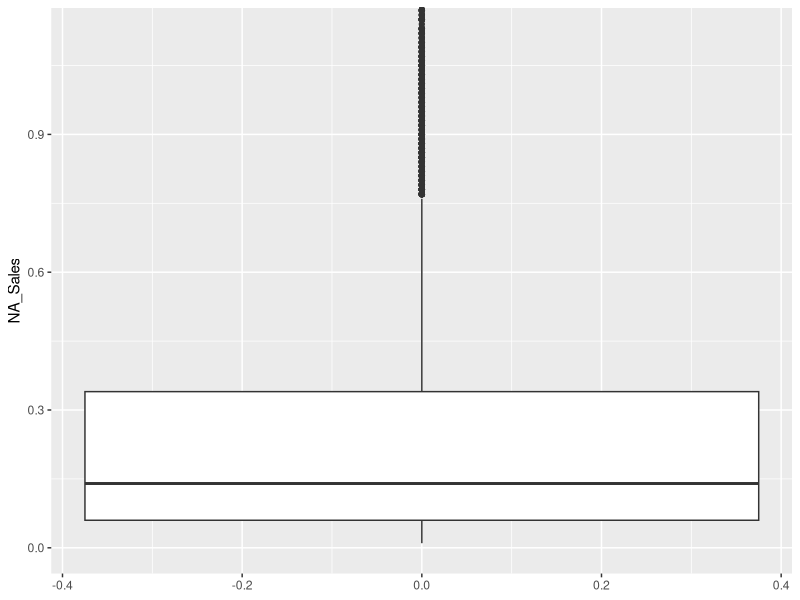
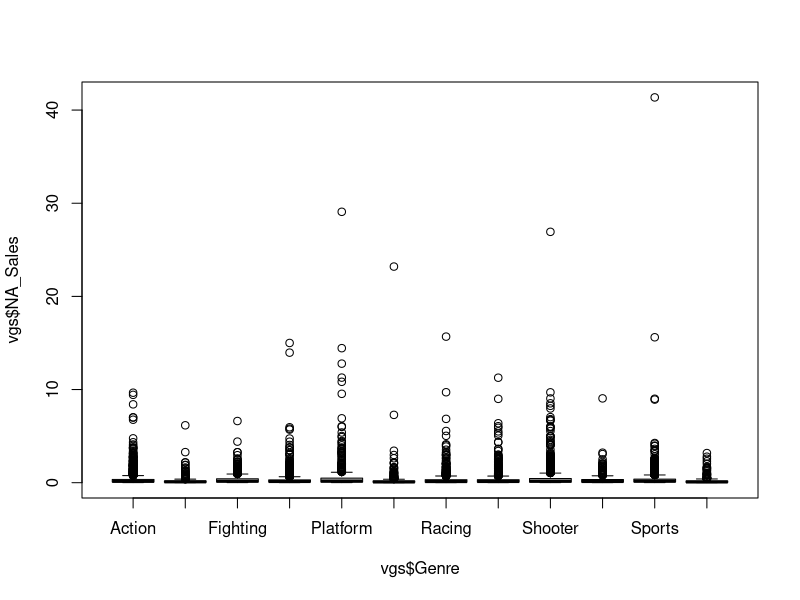
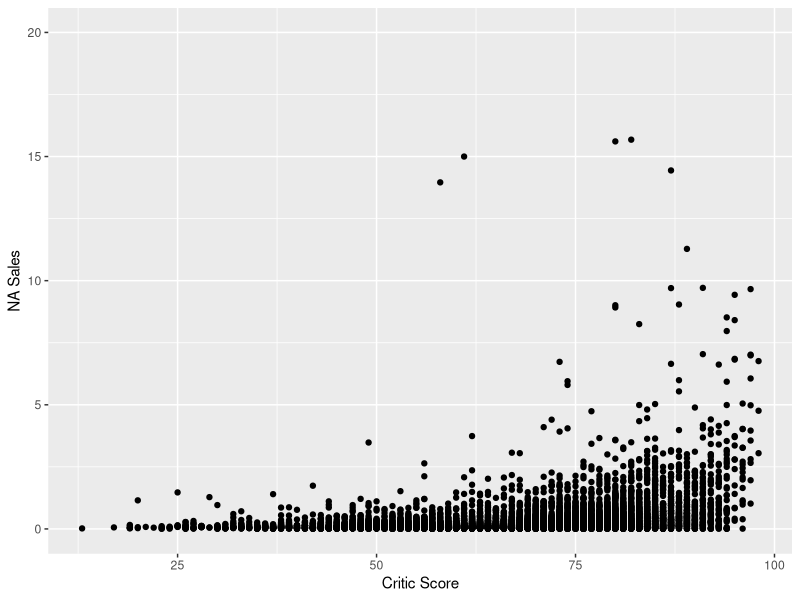

Here is the R script that generated these plots, in order:
## ---- chunk 1
#Loading Libraries
library(tidyverse)

#Loading Dataset
vgs <- read.csv('replaced variables.csv')

#Transforming variables to appropriate data types
vgs$NA_Sales<-as.numeric(vgs$NA_Sales)
vgs$EU_Sales<-as.numeric(vgs$EU_Sales)
vgs$JP_Sales<-as.numeric(vgs$JP_Sales)
vgs$Other_Sales<-as.numeric(vgs$Other_Sales)
vgs$Platform <- as.factor(vgs$Platform)
vgs$Publisher <- as.factor(vgs$Genre)
vgs$Genre <- as.factor(vgs$Genre)
vgs$Developer <- as.factor(vgs$Developer)
vgs$Rating <- as.factor(vgs$Rating)
vgs$Year_of_Release <- as.factor(vgs$Year_of_Release)
vgs$User_Score <- as.numeric(vgs$User_Score)
vgs$Name <- as.character(vgs$Name)
vgs$User_Score <- vgs$User_Score * 10

#Replacing empty entries with NA
vgs$Rating[vgs$Rating %in% c("")]<- NA
vgs$Rating <-factor(vgs$Rating)
vgs$Developer[vgs$Developer %in% c("")]<- NA
vgs$Developer <-factor(vgs$Developer)
vgs$Genre[vgs$Genre %in% c("")]<- NA
vgs$Genre <-factor(vgs$Genre)
## ---- chunk 2
summary(vgs$NA_Sales, na.rm = TRUE) # summarize the variable NA_Sales
sd(vgs$NA_Sales, na.rm = TRUE) # find the standard deviation
IQR(vgs$NA_Sales, na.rm = TRUE) # find the IQR
nasmildthreshold = (.28*1.5) + .28 # mild threshold
print(nasmildthreshold)
nasmaxthreshold = (.28*3) + .28 # extreme threshold
print(nasmaxthreshold)
sum(vgs$NA_Sales>nasmaxthreshold, na.rm = TRUE) # number of observations above the max threshold
ggplot(data = vgs, aes(y = NA_Sales)) + geom_boxplot() + coord_cartesian(ylim = c(0, 1.12))
## ---- chunk 3

## ---- chunk 4

## ---- chunk 5
summary(vgs$NA_Sales)
table(vgs$NA_Sales)
table(vgs$Genre)
boxplot(vgs$NA_Sales~vgs$Genre)
## ---- chunk 6
ggplot(vgs, aes(Critic_Score, NA_Sales)) + geom_point() +ylab('NA Sales') + xlab('Critic Score') + ylim(0, 20)

